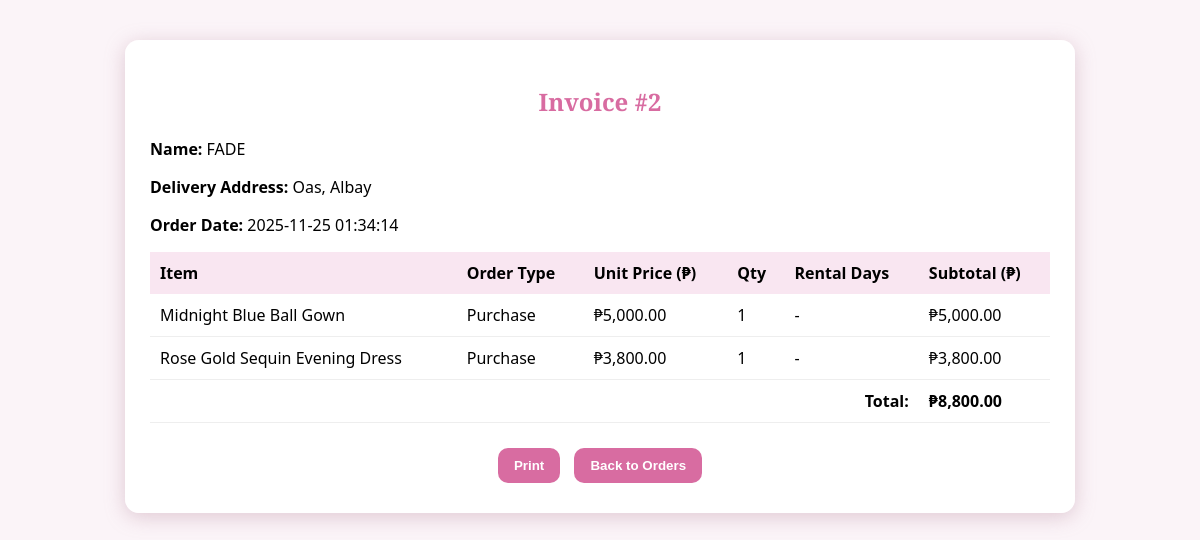
/invoice.php?order_id=2 (signed in), run on the app's committed database.
### tables this page shows
CREATE TABLE `orders` (
  `order_id` int(11) NOT NULL,
  `user_id` int(11) NOT NULL,
  `order_date` datetime DEFAULT current_timestamp(),
  `order_status` enum('Pending','Confirmed','Completed','Cancelled') NOT NULL DEFAULT 'Pending',
  `order_type` enum('Rental','Purchase','Mixed') NOT NULL,
  `total_amount` decimal(12,2) NOT NULL DEFAULT 0.00,
  `delivery_address` text DEFAULT NULL
);

CREATE TABLE `users` (
  `user_id` int(11) NOT NULL,
  `username` varchar(100) NOT NULL,
  `email` varchar(150) NOT NULL,
  `password` varchar(255) NOT NULL,
  `address` text DEFAULT NULL,
  `contact_no` varchar(50) DEFAULT NULL,
  `role` enum('customer','admin') NOT NULL DEFAULT 'customer',
  `created_at` datetime DEFAULT current_timestamp()
);

CREATE TABLE `order_details` (
  `order_detail_id` int(11) NOT NULL,
  `order_id` int(11) NOT NULL,
  `item_id` int(11) NOT NULL,
  `order_type` enum('Rental','Purchase') NOT NULL,
  `quantity` int(11) NOT NULL DEFAULT 1,
  `rental_period_days` int(11) DEFAULT NULL,
  `return_status` enum('Not Returned','Returned') NOT NULL DEFAULT 'Not Returned',
  `unit_price` decimal(10,2) NOT NULL,
  `subtotal` decimal(12,2) NOT NULL
);

CREATE TABLE `items` (
  `item_id` int(11) NOT NULL,
  `name` varchar(255) NOT NULL,
  `description` text DEFAULT NULL,
  `rental_price` decimal(10,2) NOT NULL,
  `purchase_price` decimal(10,2) NOT NULL,
  `status` enum('Available','Out of Stock','Rented') NOT NULL DEFAULT 'Available',
  `stock` int(11) NOT NULL DEFAULT 0,
  `image` varchar(255) DEFAULT NULL,
  `created_at` datetime DEFAULT current_timestamp()
);

### invoice.php (the view, shortened to what this page needs)
<?php
include 'config.php';
$order_id = (int) $_GET['order_id'];
$user_id = $_SESSION['user_id'];
$sql = "
    SELECT o.*, u.username, u.email, u.contact_no, u.address
    FROM orders o
    JOIN users u ON o.user_id = u.user_id
    WHERE o.order_id = ? AND o.user_id = ?
";
$stmt = $conn->prepare($sql);
$stmt->bind_param("ii", $order_id, $user_id);
$stmt->execute();
$order = $stmt->get_result()->fetch_assoc();
$sql2 = "
    SELECT od.*, i.name
    FROM order_details od
    JOIN items i ON od.item_id = i.item_id
    WHERE od.order_id = ?
";
$stmt2 = $conn->prepare($sql2);
$stmt2->bind_param("i", $order_id);
$stmt2->execute();
$items = $stmt2->get_result();
?>
<!DOCTYPE html>
<html lang="en">
<head>
</head>
<body>
<div class="invoice-box">
    <h2>Invoice #<?php echo $order_id; ?></h2>
    <p><strong>Name:</strong> <?php echo htmlspecialchars($order['username']); ?></p>
    <p><strong>Delivery Address:</strong> <?php echo htmlspecialchars($order['delivery_address']); ?></p>
    <p><strong>Order Date:</strong> <?php echo $order['order_date']; ?></p>
    <table>
        <tr>
            <th>Item</th>
            <th>Order Type</th>
            <th>Unit Price (₱)</th>
            <th>Qty</th>
            <th>Rental Days</th>
            <th>Subtotal (₱)</th>
        </tr>
        <?php while ($row = $items->fetch_assoc()): ?>
        <tr>
            <td><?php echo htmlspecialchars($row['name']); ?></td>
            <td><?php echo $row['order_type']; ?></td>
            <td>₱<?php echo number_format($row['unit_price'],2); ?></td>
            <td><?php echo $row['quantity']; ?></td>
            <td>
                <?php
                    echo ($row['order_type'] === "Rental")
                        ? $row['rental_period_days'] . " days"
                        : "-";
                ?>
            </td>
            <td>₱<?php echo number_format($row['subtotal'],2); ?></td>
        </tr>
        <?php endwhile; ?>
        <tr>
            <td colspan="5" align="right"><strong>Total:</strong></td>
            <td><strong>₱<?php echo number_format($order['total_amount'],2); ?></strong></td>
        </tr>
    </table>
    <div class="buttons">
        <button class="btn" onclick="window.print()">Print</button>
        <button class="btn" onclick="window.location.href='orders.php'">Back to Orders</button>
    </div>
</div>
</body>
</html>

### invoice.php (style rules this page uses)
body { font-family: 'Segoe UI', sans-serif; margin: 0; background: url('https://i.pinimg.com/1200x/63/01/8a/63018a11c5ad770ed2eec2d2587cea74.jpg') no-repeat center center fixed; background-size: cover; }
body::before { content: ""; position: fixed; inset: 0; background: rgba(245,230,240,0.45); z-index: -1; }
.invoice-box { max-width: 900px; margin: 40px auto; background: rgba(255,255,255,0.92); padding: 25px; border-radius: 14px; box-shadow: 0 4px 20px rgba(183,134,154,0.4); }
h2 { text-align: center; font-family: 'Playfair Display', serif; color: #d86ca1; }
table { width: 100%; border-collapse: collapse; margin-top: 15px; }
th { background: #f9e6f1; padding: 10px; text-align: left; }
td { padding: 10px; border-bottom: 1px solid #eee; }
.buttons { margin-top: 20px; text-align: center; }
.btn { padding: 10px 16px; background: #d86ca1; border: none; border-radius: 10px; color: white; font-weight: bold; cursor: pointer; margin: 5px; }

### data on the page
orders: user.username "FADE", delivery_address "Oas, Albay", order_date "2025-11-25 01:34:14", total_amount "8,800.00"
order_details: item.name "Midnight Blue Ball Gown", order_type "Purchase", unit_price "5,000.00", quantity "1", subtotal "5,000.00"
order_details: item.name "Rose Gold Sequin Evening Dress", order_type "Purchase", unit_price "3,800.00", quantity "1", subtotal "3,800.00"

### other printed values
$order_id "2"
